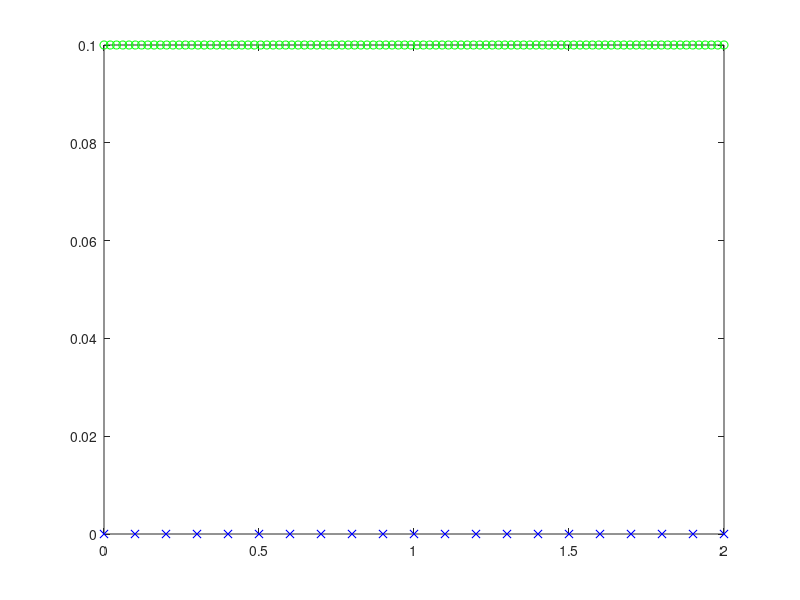

MATLAB code to generate this figure: (Note: this script raises an error after producing the figure.)

clear all
close all

a = 0;                                  % left boundary
b = 2;                                  % right boundary
M = 16;                                 % number of elements

L = b - a;                              % length of interval

% 
% define data, i.e. function and rhs
% 
%

%% define the grid

% type of grid calculation, numeric or analytical
grid_calculation = 'num'
% grid_calculation = 'ana'


switch grid_calculation
  case 'ana'
    syms z
    H(z) = sin(2*pi*z) + 1.2;           % spacing function
    c = M/int(1/H, a, b);               % normalisaton constant
    g(z) = c * int(1/H);
    g(z) = g(z) - g(a);                 % set integration constant
    x = zeros(1,M+1);                   % allocate memory
    x(1) = a;                           % set first vertex
    for i=1:M-1
        vertex = solve(g(z) - i == 0, z);
        x(i+1) = vpa(vertex);
    end
    x(M+1) = b;

    % visualisation of the grid
    z = linspace(a,b,100);              % symbolic not needed
                                        % anymore
    plot(x, zeros(size(x)), 'bx', z, vpa(H(z)));
    xlim([a b]);
    
    
  case 'num'
    H = '0.1'
    count = 0;                          % number of vertices
    yvec = a;                           % first vertex
    y = a;
    while (y<b)
        count = count + 1;
        del = eval(H);
        y = y + del;
        yvec = [yvec y];
    end
    M = count;                          % has to be set here
    c = (b-a)/(y-a);                    % normalisaton factor
    x = zeros(1,M)+1;
    x(1) = a;
    for i=1:M
        y = yvec(i);                    % H may use y as a variable
        del = c*eval(H);
        x(i+1) = x(i) + del;
    end

    % visualisation of the grid
    clear y;
    y = linspace(a,b,100);
    plot(x,zeros(size(x)),'bx',y,eval(H),'go');
    xlim([a b]);
  otherwise
    error(['Error!\nGrid calculation only numerical (num) or ' ...
          'analytical (ana).\nYou entered %s'], grid_calculation);
end

method = 'Lag1'

switch method
  case 'Lag1'
    Lagrange1
  case 'Lag2'
    Lagrange2
  case 'spl1'
    Spline1
  case 'spl2'
    Spline2
  otherwise
    error(['Error!\nMethod %s not supported. Use Lag1, Lag2, spl1, ' ...
           'or spl2 instead'], method);
end
